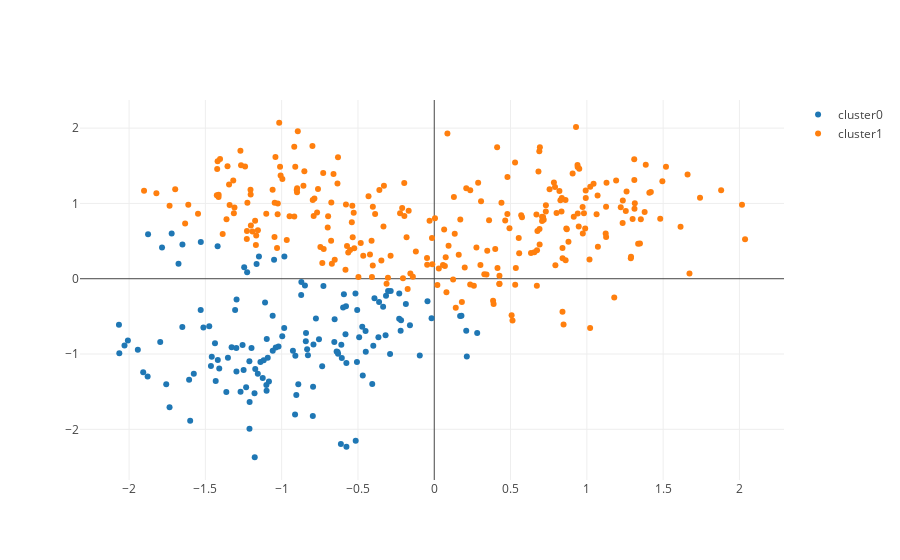
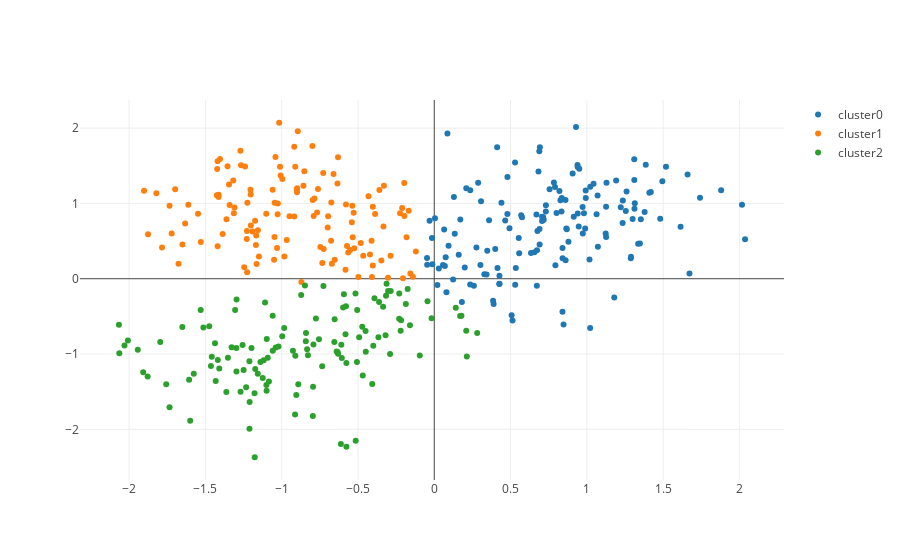
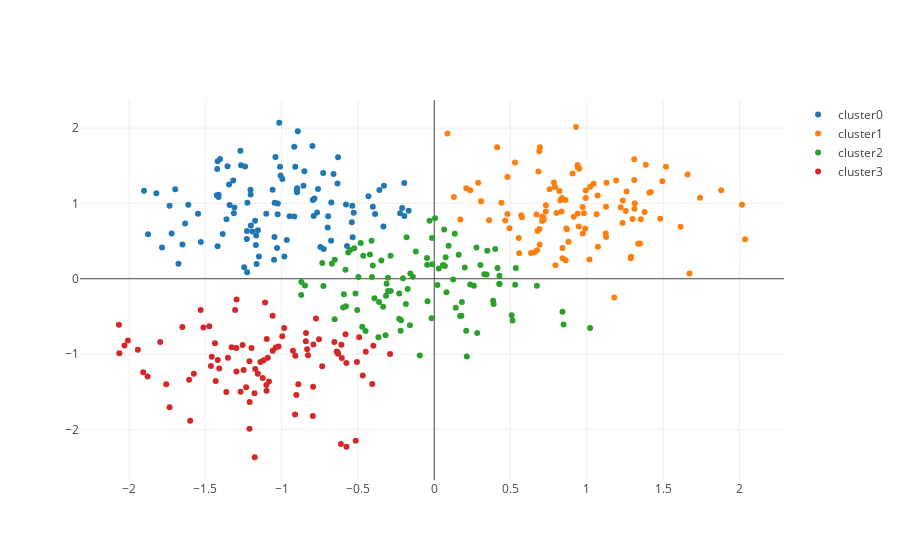
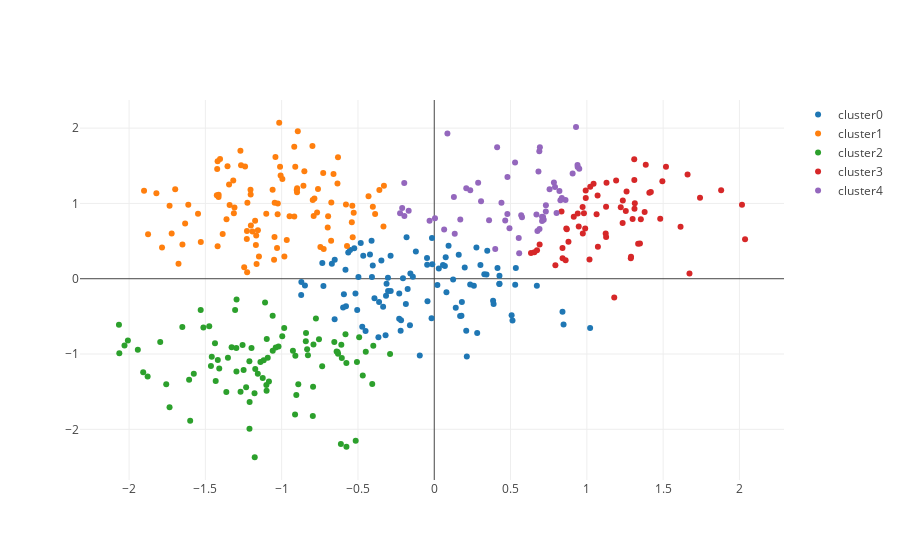

Notebook code cell kept with these figures, in order:
### Code cell
for i, cntrs in enumerate(centers):
    i += 2
    kMeans_clusters = []
    for j in range(i):
        mask = pd.Series([closest_to(cntrs, np.array(blobs_df.iloc[k])) == j for k in range(len(blobs_df.index))])
        kMeans_clusters.append(go.Scatter(
            y = blobs_df[mask]['Y'],
            x = blobs_df[mask]['X'],
            mode = 'markers',
            name = 'cluster' + str(j)
        ))
        
    plotly.offline.iplot(kMeans_clusters, filename='line-mode')
